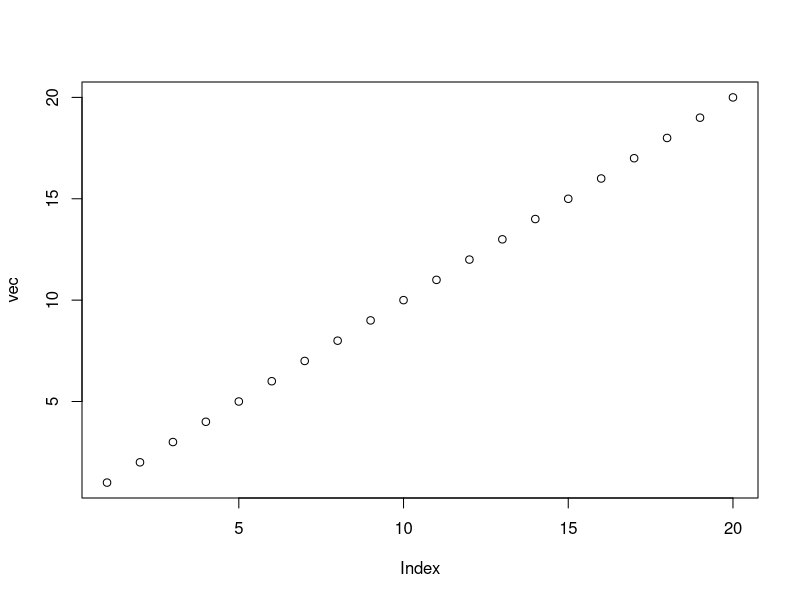

Recreate this plot in R.
vec <- c(1,2,3,4,5,6,7,8,9,10,11,12,13,14,15,16,17,18,19,20)
mean(vec)
min(vec)
max(vec)
median(vec)
sd(vec)

range(vec)
plot(vec)
